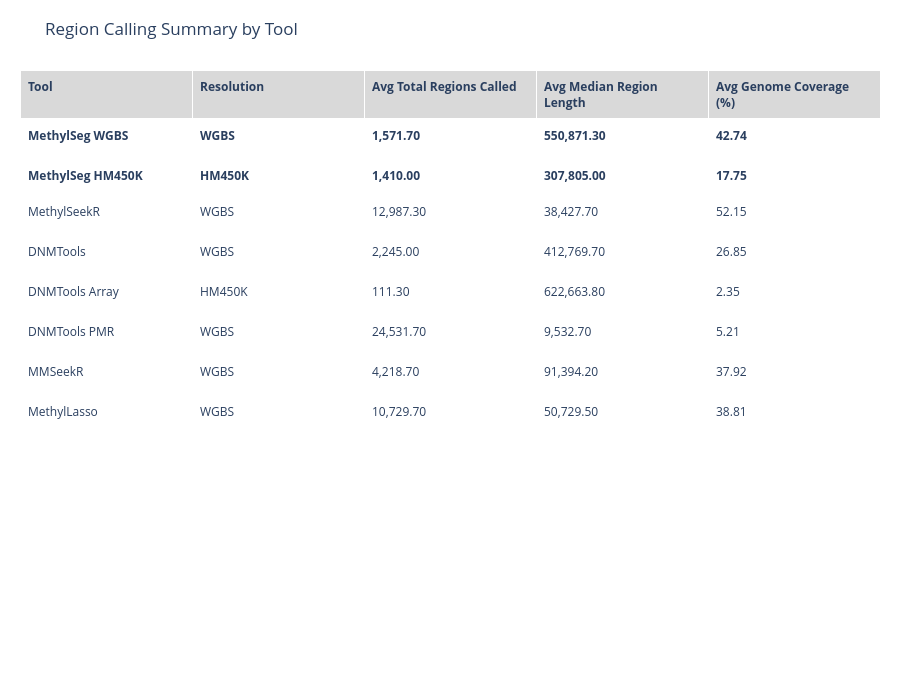

Source (notebook cell):
### Code cell
region_stats_df = get_region_stats_df().copy()
region_stats_df["tool_normalized"] = region_stats_df["tool"].map(normalize_region_tool_name)
region_stats_df = apply_tool_order(region_stats_df)

summary_table_df = (
    region_stats_df.groupby("tool_normalized", observed=True)
    .agg(
        avg_total_regions_called=("n_regions", "mean"),
        avg_median_region_length=("median_length", "mean"),
        avg_genome_coverage_pct=("genome_coverage_pct", "mean"),
    )
    .reset_index()
)
summary_table_df["Resolution"] = summary_table_df["tool_normalized"].map(RESOLUTION_MAP)
summary_table_df["Tool"] = summary_table_df["tool_normalized"].map(TOOL_LABELS)
summary_table_df = summary_table_df[[
    "Tool",
    "Resolution",
    "avg_total_regions_called",
    "avg_median_region_length",
    "avg_genome_coverage_pct",
]].rename(columns={
    "avg_total_regions_called": "Avg Total Regions Called",
    "avg_median_region_length": "Avg Median Region Length",
    "avg_genome_coverage_pct": "Avg Genome Coverage (%)",
})
summary_table_df = summary_table_df.round({
    "Avg Total Regions Called": 1,
    "Avg Median Region Length": 1,
    "Avg Genome Coverage (%)": 2,
})

summary_table_fig = plot_summary_table(summary_table_df, TABLE_TITLE)
summary_table_fig

### Figure 1 — Plotly figure (JSON) as saved in the notebook; plotly's stock layout.template omitted (floating-point values rounded to 4 significant figures)
{"data": [{"cells": {"align": "left", "fill": {"color": "#FFFFFF"}, "font": {"size": 12}, "height": 40, "values": [["<b>MethylSeg WGBS</b>", "<b>MethylSeg HM450K</b>", "MethylSeekR", "DNMTools", "DNMTools Array", "DNMTools PMR", "MMSeekR", "MethylLasso"], ["<b>WGBS</b>", "<b>HM450K</b>", "WGBS", "WGBS", "HM450K", "WGBS", "WGBS", "WGBS"], ["<b>1,571.70</b>", "<b>1,410.00</b>", "12,987.30", "2,245.00", "111.30", "24,531.70", "4,218.70", "10,729.70"], ["<b>550,871.30</b>", "<b>307,805.00</b>", "38,427.70", "412,769.70", "622,663.80", "9,532.70", "91,394.20", "50,729.50"], ["<b>42.74</b>", "<b>17.75</b>", "52.15", "26.85", "2.35", "5.21", "37.92", "38.81"]]}, "header": {"align": "left", "fill": {"color": "#D9D9D9"}, "font": {"size": 12}, "height": 44, "values": ["<b>Tool</b>", "<b>Resolution</b>", "<b>Avg Total Regions Called</b>", "<b>Avg Median Region Length</b>", "<b>Avg Genome Coverage (%)</b>"]}, "type": "table"}], "layout": {"height": 700, "margin": {"b": 30, "l": 20, "r": 20, "t": 70}, "title": {"text": "Region Calling Summary by Tool"}}}
